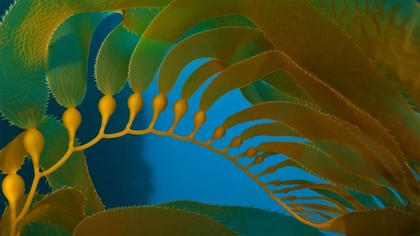
%> input picture matlab/v2/img/2.jpg, 420 x 236 px, shrunk from 682 x 384 before the run
$ octave a_drawing1.m   (GNU Octave 9; MATLAB toolbox functions it lacks are replaced by stand-ins)
%> lines starting %> are read from the running program, lines starting %| are printed output that depends on the picture
### matlab/v2/f_rgb2gray.m
function Gray = f_rgb2gray(I)

    R = uint16(I(:,:,1));
    G = uint16(I(:,:,2));
    B = uint16(I(:,:,3));

    % Gray = R*0.299 + G*0.587 + B*0.114;   % 经验参数

    Gray = uint8((R*77 + G*150 + B*29) / 256);  % 定点化近似

end

### matlab/v2/f_med_filter.m
function i_med = f_med_filter(I)

    [ROW,COL] = size(I);

    i_med = uint8(zeros(ROW,COL));

    theta1 = 16;
    theta2 = 22;

    for r = 2:ROW-1
        for c = 2:COL-1
            p = f_get_px9(I, r, c);
            z = zeros(9,1);
            for i = 1:9
                z(i) = abs(p(i) - p(5));    % 9方向（包括自己）的差分数据
            end
            Zavg = mean(z);
            Zmin = min(z);
            if Zavg < theta1                          % 极大可能不是噪点
                i_med(r,c) = p(5);                    % 取本值
            else
                if (Zavg + Zmin >= theta2)            % 一定是噪点，且大概率是孤立噪点
                    i_med(r,c) = median(p);           % 取中值
                else                                  % 可能是噪点，且8-邻域内疑似还有其他噪点
                    aa = 0;
                    for i = 1:9
                        if (z(i) >= Zavg)
                            aa = aa + 1;
                        end
                    end
                    if (aa >= 5)                % aa里面1多，说明是噪点
                        i_med(r,c) = median(p);
                    else                        % aa里面0多，说明不是噪点
                        i_med(r,c) = p(5);
                    end
                end
            end
        end
    end

    i_med(1,:)       = I(1,:)      ;
    i_med(ROW - 1,:) = I(ROW - 1,:);
    i_med(:,1)       = I(:,1)      ;
    i_med(:,COL)     = I(:,COL)    ;
end

### matlab/v2/a_drawing1.m
clc; clear; close all;

% 中值滤波效果对比

% 读取图片（i_orig = img_original）
i_orig = imread('./img/2.jpg');
%> i_orig is the input picture: size 236x420x3 uint8; mean R, G, B 59.7, 79.6, 42.1

% 添加椒盐噪声
i_noise = imnoise(i_orig, 'salt & pepper', 0.05);
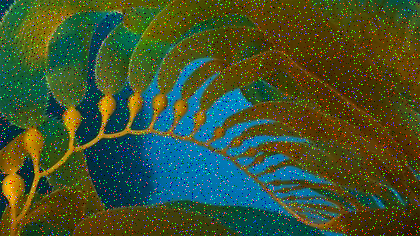
%> i_noise: size 236x420x3 uint8; mean R, G, B 63.2, 82.1, 46.3

% RGB转灰度
i_gray = f_rgb2gray(i_noise);
%> in f_rgb2gray, `R = uint16(I(:,:,1));`:
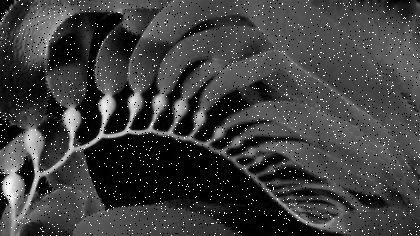
%> R: size 236x420 uint16; min 0, max 255, mean 63.2
%> in f_rgb2gray, `G = uint16(I(:,:,2));`:
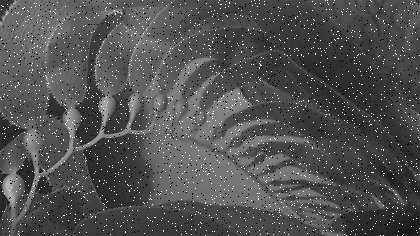
%> G: size 236x420 uint16; min 0, max 255, mean 82.1
%> in f_rgb2gray, `B = uint16(I(:,:,3));`:
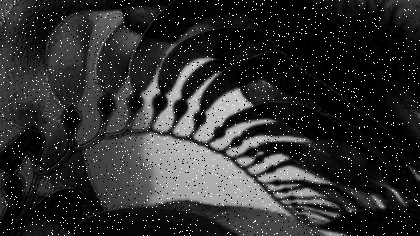
%> B: size 236x420 uint16; min 0, max 255, mean 46.3

% 自适应中值滤波剔除噪声
i_med = f_med_filter(i_gray);
%> after the loop in f_med_filter, `for r = 2:ROW-1`:
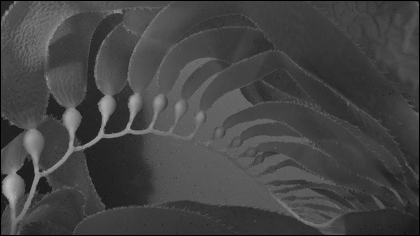
%> i_med: size 236x420 uint8; min 0, max 184, mean 68.5
%> after the loop in f_med_filter, `for r = 2:ROW-1`: aa = 2; z = [3; 1; 1; 1; 0; 2; 2; 2; 3]
%> in f_med_filter, `i_med(ROW - 1,:) = I(ROW - 1,:);`: i_med: size 236x420 uint8; min 0, max 194, mean 68.8

figure(1);
subplot(1, 3, 1); imshow(i_noise); title("加入椒盐噪声的原图");
subplot(1, 3, 2); imshow(~edge(i_med, 'canny')); title("有中值滤波Canny边缘检测");
%> after `imshow(~edge(i_med, 'canny'))`:
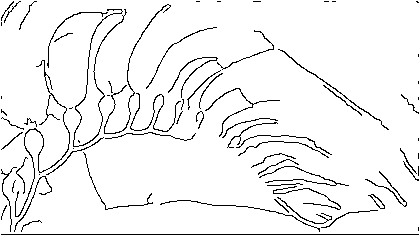
%> displayed picture: size 236x420 logical; 94.6% white; black in thin lines or dots
subplot(1, 3, 3); imshow(~edge(i_gray, 'canny')); title("无中值滤波Canny边缘检测");
%> after `imshow(~edge(i_gray, 'canny'))`:
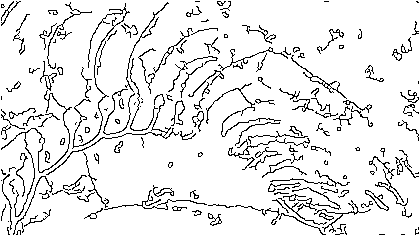
%> displayed picture: size 236x420 logical; 91.1% white; black in thin lines or dots
